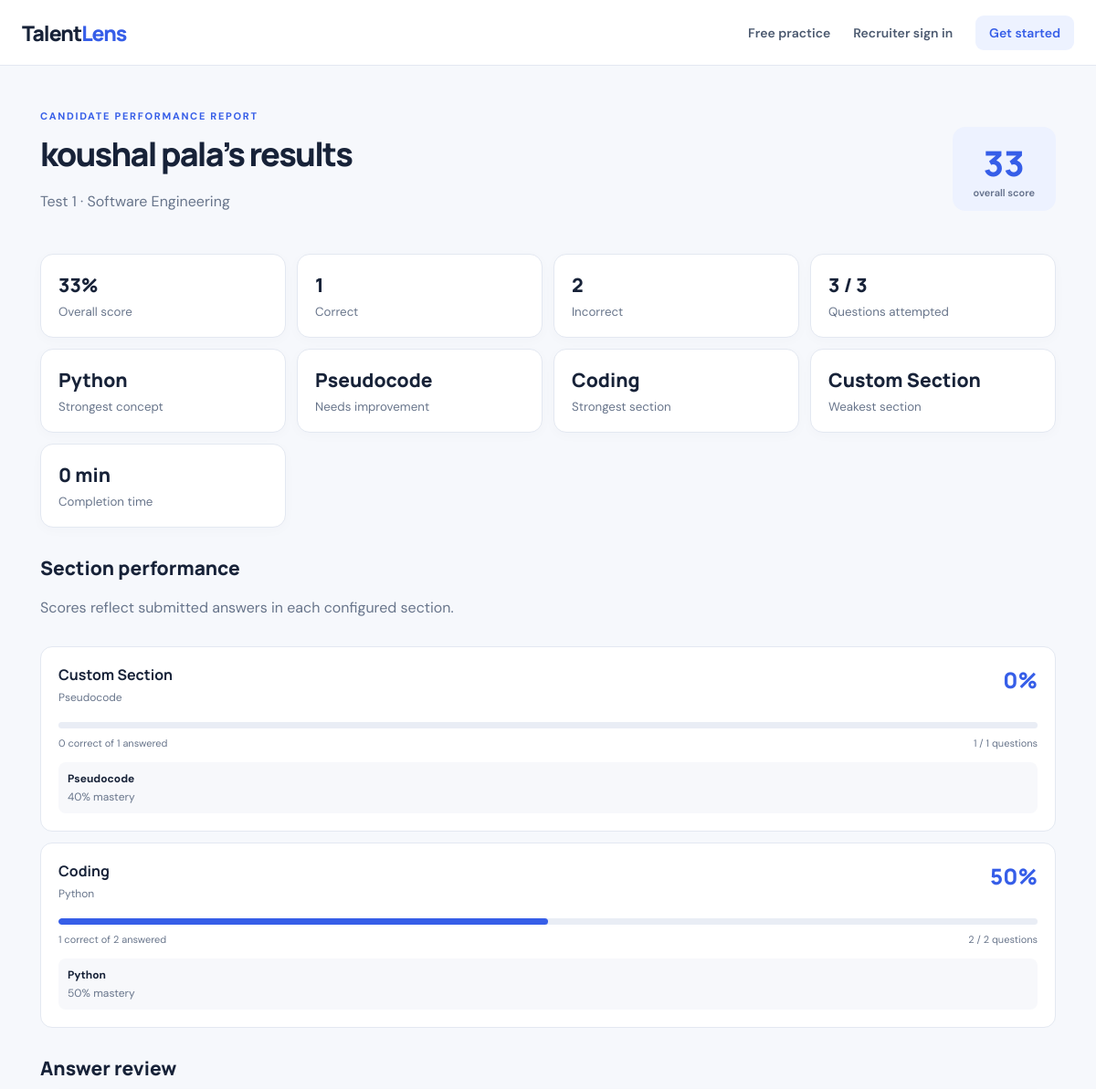
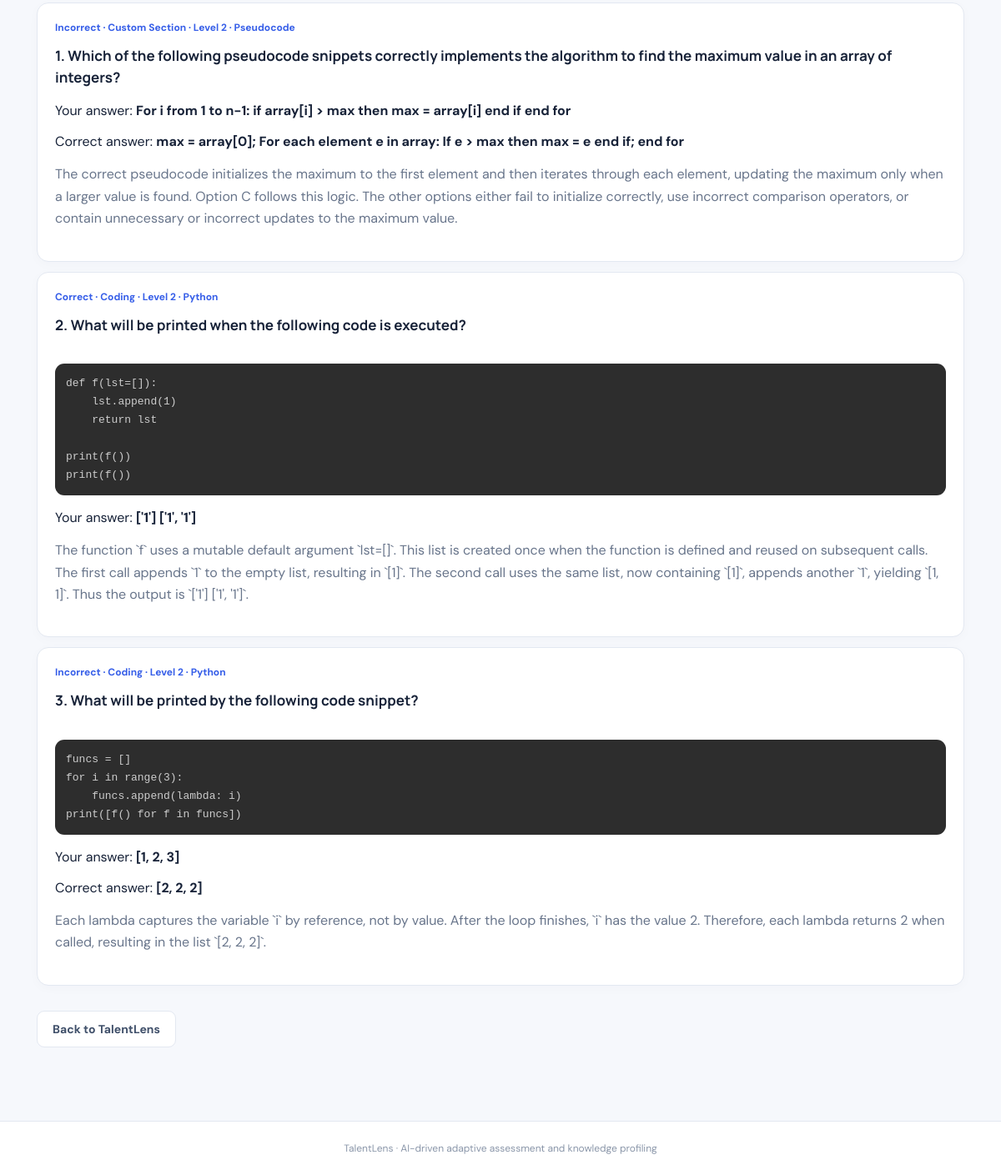
The page /report/20 on the database its author committed (2 pictures, top to bottom).
### db_models.py (models this page shows, shortened)
class Attempt(db.Model):
    id=db.Column(db.Integer,primary_key=True)
    assessment_id=db.Column(db.Integer,db.ForeignKey("assessment.id"),nullable=False,index=True)
    candidate_name=db.Column(db.String(140),nullable=False)
    candidate_email=db.Column(db.String(180),default="")
    profile_json=db.Column(db.Text,default="{}")
    history_json=db.Column(db.Text,default="[]")
    current_question_json=db.Column(db.Text,default="")
    question_number=db.Column(db.Integer,default=0)
    started_at=db.Column(db.DateTime)
    expires_at=db.Column(db.DateTime)
    completed_at=db.Column(db.DateTime)
    status=db.Column(db.String(20),default="not_started")
    score=db.Column(db.Float,default=0)
    created_at=db.Column(db.DateTime,default=lambda: datetime.now(timezone.utc).replace(tzinfo=None))

class Assessment(db.Model):
    id=db.Column(db.Integer,primary_key=True)
    recruiter_id=db.Column(db.Integer,db.ForeignKey("user.id"),nullable=True,index=True)
    title=db.Column(db.String(180),nullable=False)
    topic=db.Column(db.String(300),nullable=False)
    question_count=db.Column(db.Integer,default=10)
    duration_minutes=db.Column(db.Integer,default=30)
    token=db.Column(db.String(64),unique=True,index=True,nullable=False)
    kind=db.Column(db.String(20),default="recruiter")
    description=db.Column(db.Text,default="")
    category=db.Column(db.String(80),default="General")
    instructions=db.Column(db.Text,default="")
    created_at=db.Column(db.DateTime,default=lambda: datetime.now(timezone.utc).replace(tzinfo=None))
    recruiter=db.relationship("User",backref="assessments")
    attempts=db.relationship("Attempt",backref="assessment",cascade="all, delete-orphan")
    sections=db.relationship("AssessmentSection",backref="assessment",cascade="all, delete-orphan",order_by="AssessmentSection.display_order")

class AssessmentSection(db.Model):
    id=db.Column(db.Integer,primary_key=True)
    assessment_id=db.Column(db.Integer,db.ForeignKey("assessment.id"),nullable=False,index=True)
    name=db.Column(db.String(140),nullable=False)
    description=db.Column(db.Text,default="")
    display_order=db.Column(db.Integer,nullable=False,default=0)
    question_count=db.Column(db.Integer,nullable=False,default=5)
    duration_minutes=db.Column(db.Integer,nullable=False,default=10)
    difficulty_mode=db.Column(db.String(20),nullable=False,default="adaptive")
    topics_json=db.Column(db.Text,nullable=False,default="[]")
    question_types_json=db.Column(db.Text,nullable=False,default='["mcq"]')
    @property
    def topics(self):
        import json
        try: return json.loads(self.topics_json or "[]")
        except (TypeError,ValueError): return []

### app.py (the view)
@app.route("/report/<int:attempt_id>")
def report(attempt_id):
    attempt = db.session.get(
        Attempt,
        attempt_id
    )
    if not attempt:
        abort(404)
    if (
        attempt.status != "completed"
        and not (
            current_user.is_authenticated
            and attempt.assessment.recruiter_id == current_user.id
        )
    ):
        abort(403)
    history = json.loads(
        attempt.history_json or "[]"
    )
    profile = profile_from_json(
        attempt.candidate_name,
        attempt.profile_json
    )
    mastery = {
        key.split(":", 2)[-1]: value
        for key, value in profile.knowledge.items()
    }
    strongest = (
        max(
            mastery.items(),
            key=lambda x: x[1].mastery
        )[0]
        if mastery else "—"
    )
    weakest = (
        min(
            mastery.items(),
            key=lambda x: x[1].mastery
        )[0]
        if mastery else "—"
    )
    section_reports = []
    for section in configured_sections(attempt.assessment):
        order = section_value(
            section, "display_order"
        )
        answers = [
            item
            for item in history
            if item.get("section_order", 0) == order
        ]
        right = sum(
            bool(item.get("correct"))
            for item in answers
        )
        scoped = {
            key.split(":", 2)[-1]: value
            for key, value in profile.knowledge.items()
            if key.startswith(f"section:{order}:")
        }
        section_reports.append({
            "name": section_value(section, "name"),
            "questions": section_value(
                section, "question_count"
            ),
            "answered": len(answers),
            "correct": right,
            "score": (
                round(right / len(answers) * 100)
                if answers else 0
            ),
            "mastery": scoped,
            "topics": section_value(section, "topics"),
        })
    scored_sections = [
        item
        for item in section_reports
        if item["answered"]
    ]
    strongest_section = (
        max(
            scored_sections,
            key=lambda item: item["score"]
        )["name"]
        if scored_sections else "—"
    )
    weakest_section = (
        min(
            scored_sections,
            key=lambda item: item["score"]
        )["name"]
        if scored_sections else "—"
    )
    return render_template(
        "report.html",
        attempt=attempt,
        history=history,
        mastery=mastery,
        strongest=strongest,
        weakest=weakest,
        section_reports=section_reports,
        strongest_section=strongest_section,
        weakest_section=weakest_section,
    )

### app.py (called while the page is built, shortened)
def profile_from_json(name, raw):
    data = json.loads(raw or "{}")
    profile = StudentProfile(name=name)
    for key, value in data.items():
        knowledge = ConceptKnowledge(**value)
        normalize_knowledge(knowledge)
        profile.knowledge[key] = knowledge
    return profile

def configured_sections(assessment):
    if assessment.sections:
        return assessment.sections

def section_value(section, key):
    if isinstance(section, dict):
        return section.get(key)
    return getattr(section, key)

### knowledge.py (called while the page is built)
def calculate_mastery(correct: int, incorrect: int) -> float:
    correct = max(0, int(correct))
    incorrect = max(0, int(incorrect))
    alpha = PRIOR_CORRECT + correct
    beta = PRIOR_INCORRECT + incorrect
    return alpha / (alpha + beta)

def calculate_confidence(questions_seen: int) -> float:
    n = max(0, int(questions_seen))
    return n / (n + 4)

def normalize_knowledge(knowledge: ConceptKnowledge):
    knowledge.correct = max(0, int(knowledge.correct))
    knowledge.incorrect = max(0, int(knowledge.incorrect))
    knowledge.questions_seen = (
        knowledge.correct + knowledge.incorrect
    )
    knowledge.mastery = calculate_mastery(
        knowledge.correct,
        knowledge.incorrect
    )
    knowledge.confidence = calculate_confidence(
        knowledge.questions_seen
    )
    return knowledge

### templates/report.html
{% extends "base.html" %}{% block title %}Assessment report · TalentLens{% endblock %}{% block content %}<div class="pagehead"><div><div class="eyebrow">CANDIDATE PERFORMANCE REPORT</div><h1>{{ attempt.candidate_name }}’s results</h1><p>{{ attempt.assessment.title }} · {{ attempt.assessment.category or 'Assessment' }}</p></div><div class="score">{{ attempt.score|round|int }}<small>overall score</small></div></div><div class="stats"><div><b>{{ attempt.score|round|int }}%</b><small>Overall score</small></div><div><b>{{ history|selectattr('correct')|list|length }}</b><small>Correct</small></div><div><b>{{ history|length - (history|selectattr('correct')|list|length) }}</b><small>Incorrect</small></div><div><b>{{ history|length }} / {{ attempt.assessment.question_count }}</b><small>Questions attempted</small></div><div><b>{{ strongest }}</b><small>Strongest concept</small></div><div><b>{{ weakest }}</b><small>Needs improvement</small></div><div><b>{{ strongest_section }}</b><small>Strongest section</small></div><div><b>{{ weakest_section }}</b><small>Weakest section</small></div><div><b>{% if attempt.completed_at and attempt.started_at %}{{ ((attempt.completed_at-attempt.started_at).total_seconds()/60)|round|int }} min{% else %}—{% endif %}</b><small>Completion time</small></div></div><section class="report-section"><div class="pagehead compact"><div><h2>Section performance</h2><p>Scores reflect submitted answers in each configured section.</p></div></div>{% for section in section_reports %}<article class="section-report"><div class="section-report-head"><div><h3>{{ section.name }}</h3><p>{{ section.topics|join(', ') }}</p></div><strong>{{ section.score }}%</strong></div><div class="progress"><span style="width:{{ section.score }}%"></span></div><div class="section-report-meta"><span>{{ section.correct }} correct of {{ section.answered }} answered</span><span>{{ section.answered }} / {{ section.questions }} questions</span></div>{% if section.mastery %}<div class="concept-grid">{% for concept,k in section.mastery.items() %}<div class="concept-item"><b>{{ concept }}</b><span>{{ (k.mastery*100)|round|int }}% mastery</span></div>{% endfor %}</div>{% endif %}</article>{% else %}<p class="muted">No section data recorded.</p>{% endfor %}</section><section class="report-section"><h2>Answer review</h2>{% for h in history %}<article class="review"><div class="reviewtag">{{ 'Correct' if h.correct else 'Incorrect' }} · {{ h.section_name }} · Level {{ h.difficulty }} · {{ h.concept }}</div><div class="review-question">{{ loop.index }}. {{ h.question }}</div><p>Your answer: <b>{{ h.student_answer }}</b></p>{% if not h.correct %}<p>Correct answer: <b>{{ h.correct_answer }}</b></p>{% endif %}<p class="muted">{{ h.explanation }}</p></article>{% else %}<p class="muted">No answers have been recorded.</p>{% endfor %}</section><a class="btn secondary" href="{{ url_for('index') }}">Back to TalentLens</a><script>document.querySelectorAll('.review-question').forEach(node=>{const raw=node.textContent,rx=/```([\w+#.-]*)\s*\n?([\s\S]*?)```/g;let match,last=0,parts=[];while((match=rx.exec(raw))){if(match.index>last)parts.push(document.createTextNode(raw.slice(last,match.index)));const pre=document.createElement('pre'),code=document.createElement('code');pre.className='code-block';if(match[1])code.className='language-'+match[1].toLowerCase();code.textContent=match[2].replace(/^\n|\n$/g,'');pre.append(code);parts.push(pre);last=rx.lastIndex}if(parts.length){if(last<raw.length)parts.push(document.createTextNode(raw.slice(last)));node.replaceChildren(...parts)}});document.addEventListener('DOMContentLoaded',()=>window.Prism?.highlightAll());</script>{% endblock %}

### static/style.css (style rules this page uses)
:root { --ink:#172238;--muted:#68758b;--blue:#365ee8;--blue-dark:#2849c8;--pale:#edf2ff;--line:#e3e8f1;--surface:#fff;--canvas:#f6f8fc;--green:#17845a;--red:#bd4242;--shadow:0 12px 36px rgba(30,48,84,.07) }
* { box-sizing:border-box }
body { margin:0;background:var(--canvas);color:var(--ink);font-family:'DM Sans',sans-serif }
a { color:var(--blue);text-decoration:none }
.eyebrow { font-size:11px;letter-spacing:1.7px;font-weight:700;color:var(--blue);margin-bottom:15px }
.hero h1,h1 { font:800 46px/1.13 Manrope;letter-spacing:-1.8px;margin:0 0 17px }
.hero p,.pagehead p { font-size:16px;line-height:1.75;color:var(--muted);max-width:680px }
.btn { display:inline-flex;align-items:center;justify-content:center;border:1px solid transparent;border-radius:9px;background:var(--blue);color:white;padding:12px 18px;font-weight:700;font-size:14px;cursor:pointer;transition:background .16s,transform .16s,box-shadow .16s }
.btn.secondary { background:#fff;border-color:var(--line);color:#40506a }
.features article,.tablecard,.empty,.formwrap,.review,.builder-card,.stats>div,.mastery,.exam-card { background:var(--surface);border:1px solid var(--line);border-radius:14px;box-shadow:0 3px 14px rgba(30,48,84,.025) }
.features p,.muted { color:var(--muted);line-height:1.65 }
.pagehead { display:flex;align-items:center;justify-content:space-between;gap:20px;margin-bottom:27px }
.pagehead h1 { font-size:36px }
.stats { display:grid;grid-template-columns:repeat(4,1fr);gap:12px;margin:24px 0 }
.stats>div { padding:19px }
.stats b { display:block;font:800 21px Manrope;overflow-wrap:anywhere }
.stats small { display:block;color:var(--muted);margin-top:7px }
.score { font:800 38px Manrope;color:var(--blue);text-align:center;background:var(--pale);border-radius:14px;padding:13px 23px }
.score small { display:block;font:600 11px 'DM Sans';color:#64718b }
.progress { height:7px;background:#e9edf5;border-radius:20px;overflow:hidden;margin:17px 0 }
.progress span { height:100%;display:block;background:var(--blue);border-radius:20px }
.review { margin:12px 0;padding:21px }
.reviewtag { color:var(--blue);font-weight:700;font-size:12px }
.dashboard-section h2,.builder-card h2,.report-section h2 { font:750 21px Manrope;margin:0 0 8px }
.pagehead.compact { margin-bottom:12px }
.pagehead.compact h2 { font:750 21px Manrope;margin:0 }
.report-section { margin:30px 0 }
.section-report { background:#fff;border:1px solid var(--line);border-radius:13px;padding:19px;margin:12px 0 }
.section-report-head { display:flex;justify-content:space-between;gap:15px }
.section-report-head h3 { font:700 16px Manrope;margin:0 }
.section-report-head p { color:var(--muted);font-size:12px;margin:6px 0 }
.section-report-head>strong { font:800 24px Manrope;color:var(--blue) }
.section-report .progress { margin:13px 0 9px }
.section-report-meta { display:flex;justify-content:space-between;color:var(--muted);font-size:11px }
.concept-grid { display:grid;grid-template-columns:repeat(auto-fit,minmax(150px,1fr));gap:8px;margin-top:14px }
.concept-item { padding:10px;background:#f7f8fb;border-radius:8px;font-size:12px }
.concept-item span { display:block;color:var(--muted);margin-top:4px }
.review-question { font:700 17px/1.55 Manrope;margin:13px 0;white-space:pre-wrap }

### rows shown on the page
Attempt: candidate_name "koushal pala", score "33", completed_at+started_at "0"
Assessment: assessment "Test 1", assessment "Software Engineering", assessment.question_count "3"
AssessmentSection: name "Coding", topics "Python", score "50", correct "1", answered "2", questions "2", mastery "Python", mastery "50", correct "Correct", section_name "Coding", difficulty "2", concept "Python", student_answer "['1'] ['1', '1']", explanation "The function `f` uses a mutable default argument `lst=[]`. This list is created once when the function is defined and reused on subsequent calls. The first call appends `1` to the empty list, resulting in `[1]`. The second call uses the same list, now containing `[1]`, appends another `1`, yielding `[1, 1]`. Thus the output is `['1'] ['1', '1']`.", correct "Incorrect", student_answer "[1, 2, 3]", correct_answer "[2, 2, 2]", explanation "Each lambda captures the variable `i` by reference, not by value. After the loop finishes, `i` has the value 2. Therefore, each lambda returns 2 when called, resulting in the list `[2, 2, 2]`."
AssessmentSection: name "Custom Section", topics "Pseudocode", score "0", correct "0", answered "1", questions "1", mastery "Pseudocode", mastery "40"

### other values the page prints
{{ history|selectattr('correct')|list|length }} "1"
{{ history|length - (history|selectattr('correct')|list|length) }} "2"
{{ history|length }} "3"
{{ strongest }} "Python"
{{ weakest }} "Pseudocode"
{{ 'Correct' if h.correct else 'Incorrect' }} "Incorrect"
{{ h.section_name }} "Custom Section"
{{ h.difficulty }} "2"
{{ h.concept }} "Pseudocode"
{{ h.question }} "Which of the following pseudocode snippets correctly implements the algorithm to find the maximum value in an array of integers?"
{{ h.student_answer }} "For i from 1 to n-1: if array[i] > max then max = array[i] end if end for"
{{ h.correct_answer }} "max = array[0]; For each element e in array: If e > max then max = e end if; end for"
